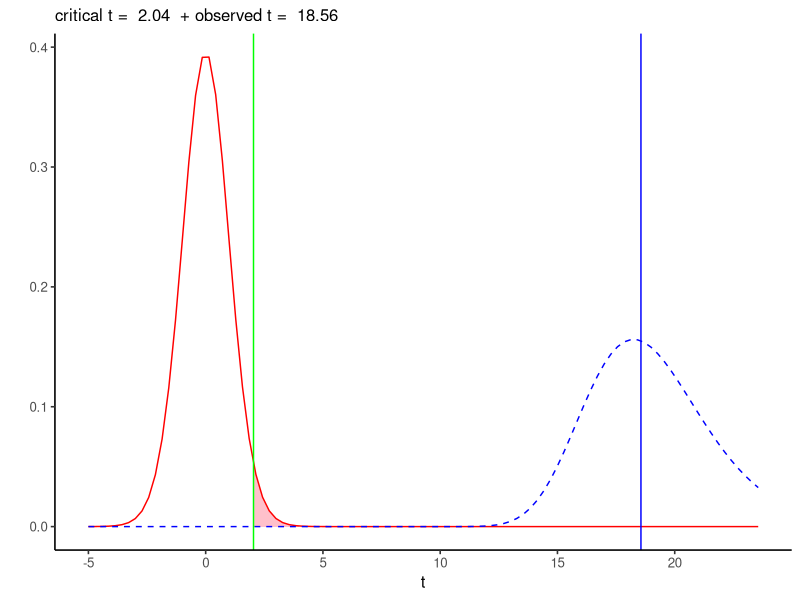
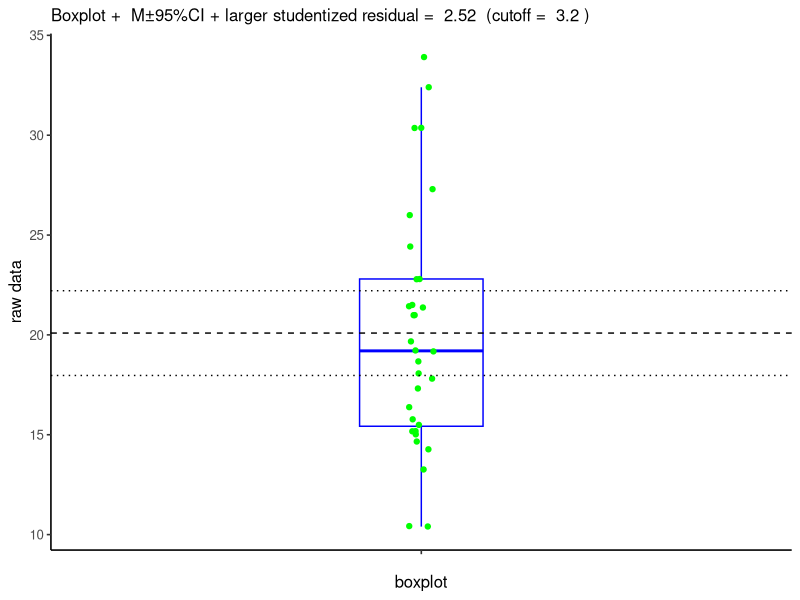
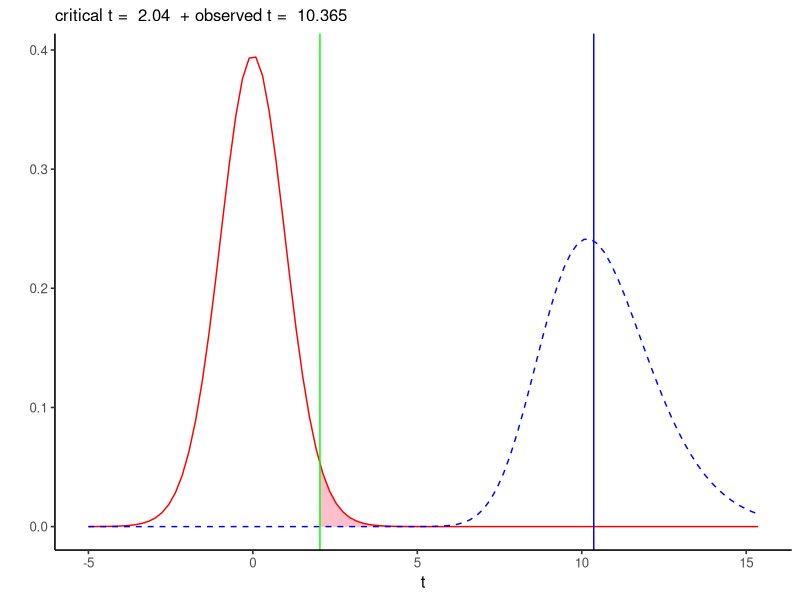
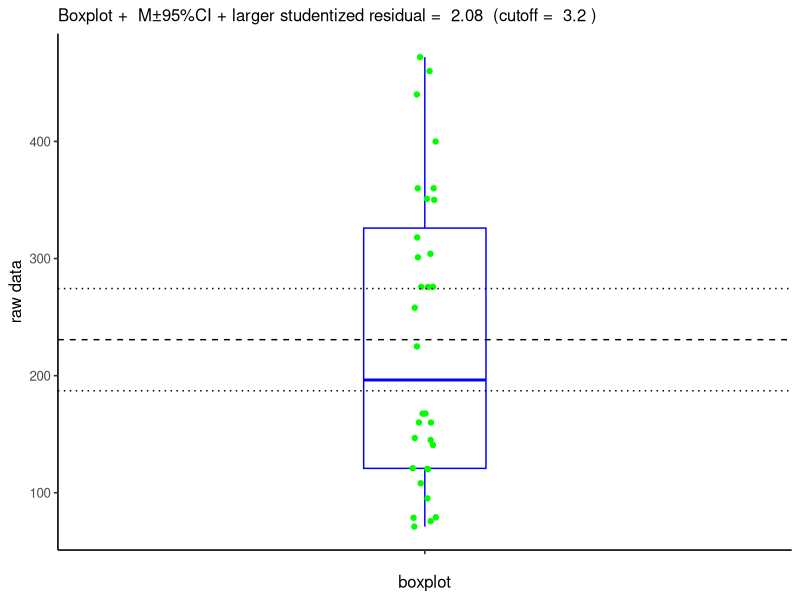

Reproduce these figures in R, in order. (Note: this script raises an error after producing the figures.)
data("mtcars")
library(ggplot2)
library(pwr)
d<-mtcars
x<-d$mpg
tt<-t.test(d$mpg)
View(tt)

t.test2 <- function(x, m0 = 0, alpha = 0.05, 
                    alternative = "two.sided") {
  M <- mean(x) # moyenne
  df <- length(x)-1 # degre de liberte
  V <- var(x) #  variance
  S <- sqrt(V / df) # erreur standard
  t_observed <- (M - m0) / S #  t observe
  p <- if (alternative == "two.sided") {
    2 * pnorm(abs(t_observed), lower.tail = FALSE)
  } else if (alternative == "less") {
    pnorm(t_observed, lower.tail = TRUE)
  } else {
    pnorm(t_observed, lower.tail = FALSE)
  }
  
  t_critical <- if (alternative == "two.sided") { # t critique
    qt(alpha/2, df, lower.tail=FALSE)
  } else if (alternative == "less") {
    qt(alpha, df, lower.tail=TRUE)
  } else {
    qt(alpha, df, lower.tail=FALSE)
  }
  
  # intervalle de confiance autour de la moyenne
  LCL <- (M - S * qnorm(1 - alpha / 2)) # limite inferieure
  UCL <- (M + S * qnorm(1 - alpha / 2)) # limite superieure
  
  d_cohen <- (M - m0)/sqrt(V) # d de cohen
  power_posthoc<-pwr.t.test(n = length(x), d = d_cohen, sig.level = alpha,
             type = "one.sample") # post hoc power
  power<-power_posthoc$power
  direction<-sign(t_observed) # direction du t observe
  
  linear_model<- lm(x ~ 1) 
  # modele lineaire utile pour detecter valeurs extremes
  rst<-rstudent(linear_model)
  # library(car)
  # outlierTest(linear_model)
  alpha_rst = qt(1-alpha / length(x), df)
  outlier<-data.frame(dv = x, rst = abs(rst))
  outlier$col <- ifelse(rst<abs(alpha_rst), "green", "red")

   boxplot <-
    ggplot(outlier, 
         aes(y = dv,x = "",
             label = 1:nrow(outlier)),
         color = col) +
      geom_boxplot(width = 0.2, col = "blue",
                   outlier.shape = NA)+
      geom_jitter(aes(col = col),width = 0.02)+
      scale_color_identity()+
    geom_hline(yintercept = M, lty = "dashed") +
    geom_hline(yintercept = c(LCL, UCL), lty = "dotted") +
    guides(col = F)+
    theme_classic(base_size = 12)+
    labs(x = "boxplot",
         y = "raw data",
         subtitle = paste("Boxplot + ",
                          paste("M", "95%CI",
                          sep = "\u00B1"),
                          "+ larger studentized residual = ",
                          round(max(rst),2),
                          " (cutoff = ", round(alpha_rst,2),")"))
  
  
  mini<-ifelse(t_observed > 0, -5, -5 + t_observed)
  maxi<-ifelse(t_observed < 0, 5, 5 + t_observed)
  t_plot<-
    ggplot(data.frame(x = c(mini, maxi)), aes(x)) +
    stat_function(fun = dt, args =list(df =df),
                  xlim = c(direction*t_critical,4),
                  geom = "area", fill = "pink") +
    stat_function(fun = dt, args =list(df =df),
                  col = "red") +
    stat_function(fun = dt, args =list(df =df, ncp = t_observed),
                   col = "blue", lty = "dashed")+
    geom_vline(xintercept = t_critical,
               col = "green")+
    geom_vline(xintercept = t_observed,
               col = "blue")+
    labs(x = "t", y = "", 
         subtitle = paste("critical t = ",round(t_critical,3),
                          " + observed t = ", round(t_observed,3)))+
    theme_classic(base_size = 12)
  value <- list(mean = M, # liste des valeurs a imprimer
                m0 = m0, 
                variance = V,
                sd = sqrt(V),
                df = df,
                alpha = alpha,
                beta = 1- power,
                power = power,
                t_observed = t_observed,
                t_critical = t_critical,
                p.value = p, 
                LCL = LCL, 
                UCL = UCL, 
                t_plot = t_plot,
                boxplot = boxplot,
                cohens_d = d_cohen,
                alternative = alternative)
  # print(sprintf("P-value = %g",p))
  # print(sprintf("Lower %.2f%% Confidence Limit = %g",
  #               alpha, LCL))
  # print(sprintf("Upper %.2f%% Confidence Limit = %g",
  #               alpha, UCL))
  return(value)
}

t.test2(d$mpg)
t.test2(mtcars$disp)
test
